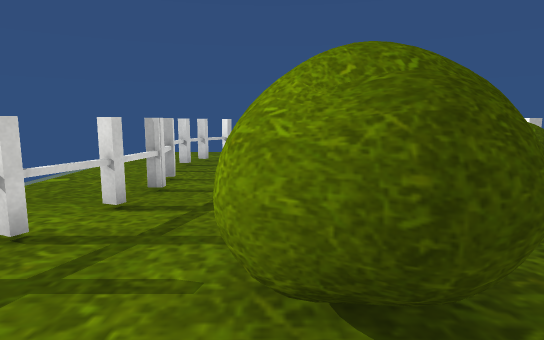
View 1 (above)

16 first-person views from a walk through a scene from a Unity 3-D project. The camera is 1.5 m above the floor, tilts 8° down and sees 75° across. The floor is counted in squares, 1 m on a side. Each view is taken from the middle of a square. On the plan, view 1 faces up. The plan holds only what a view shows up to about 16 squares ahead; the rest is blank. The place goes on beyond the plan. Some surface patterns are stand-ins.

View 2
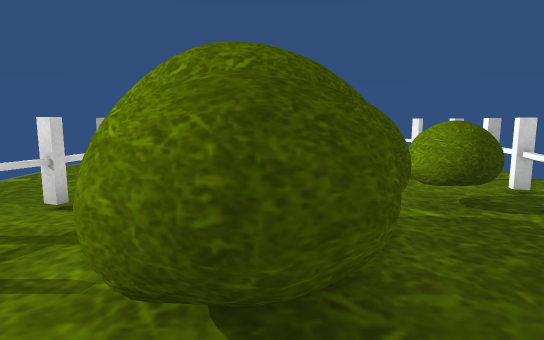

View 3
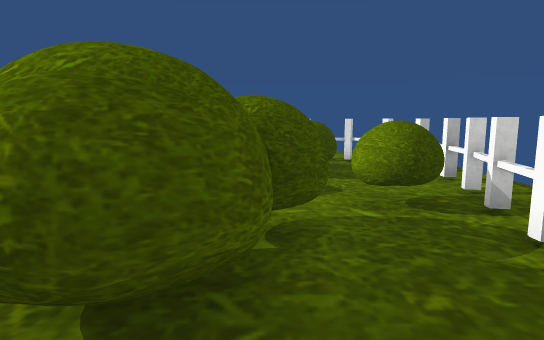

View 4
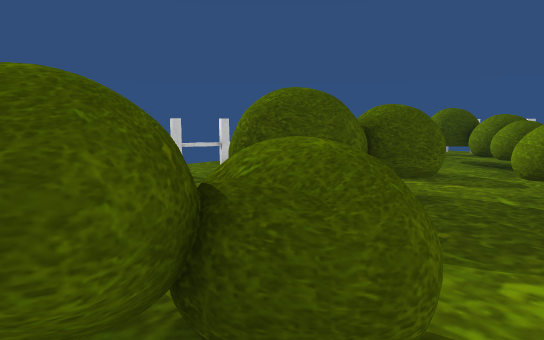

View 5
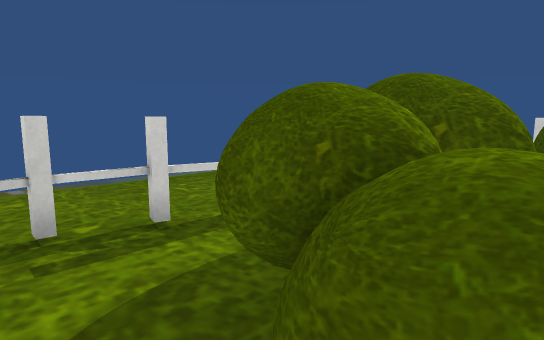

View 6
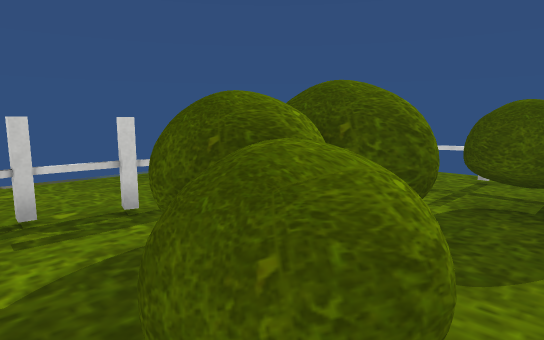

View 7
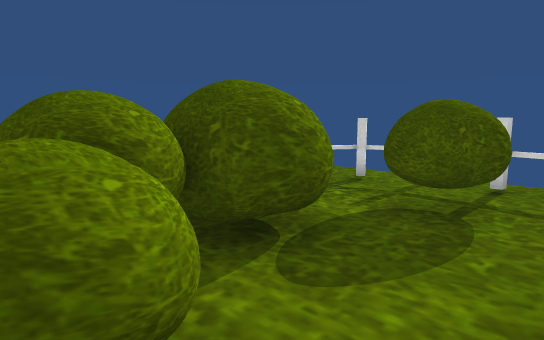

View 8
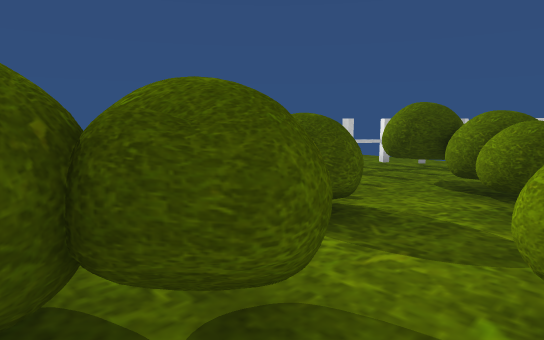

View 9
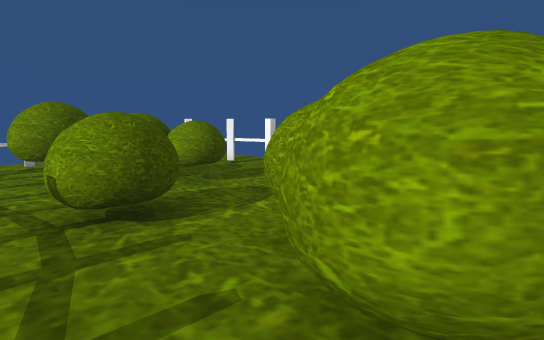

View 10
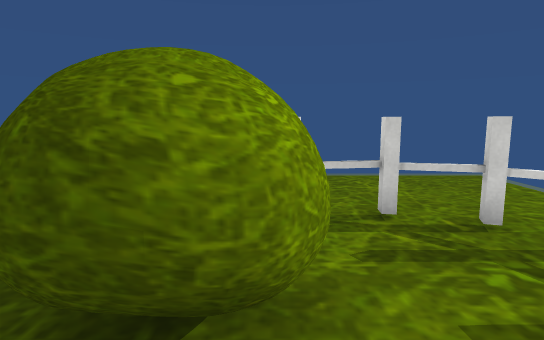

View 11
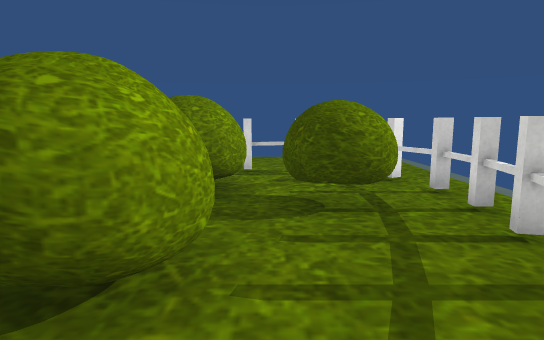

View 12
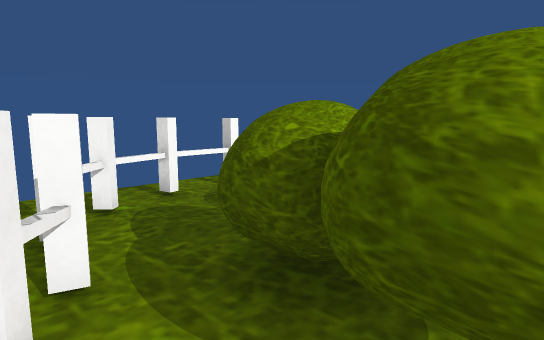

View 13
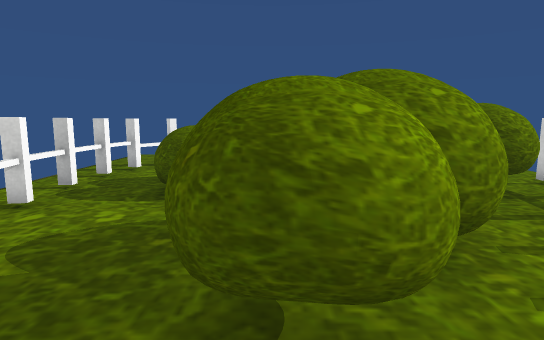

View 14
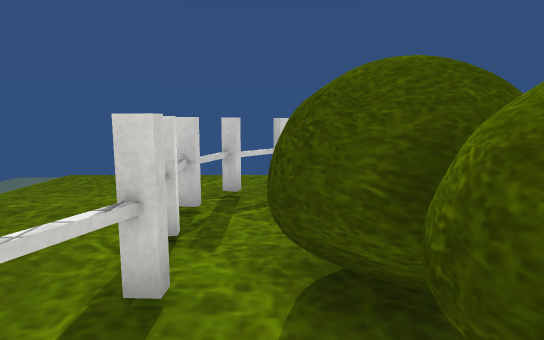

View 15
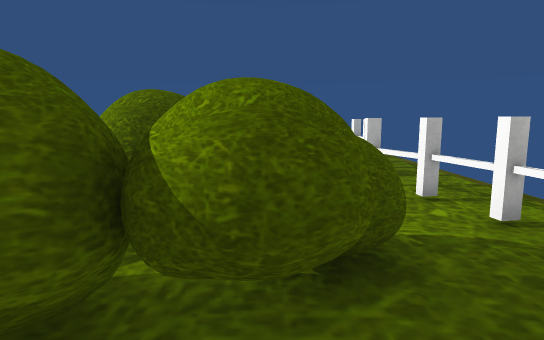

View 16
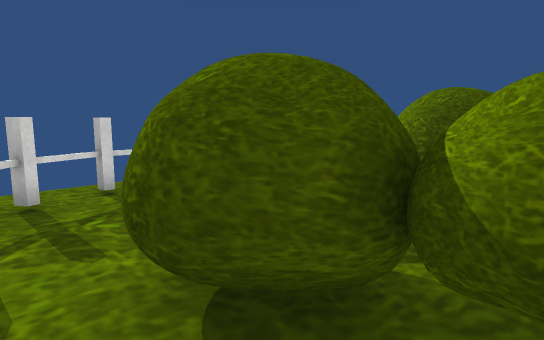

### Floor plan
Key: @ floor where view 1 was taken; # wall or solid block; x gap in a wall; . floor; = window, fence, low wall or low ledge; ^ raised ledge.
Columns run from 5 left of view 1 to 7 right of it. Each row starts with its distance up from view 1.
 15   ..x..
 14   .#...##
 13   x.....x=x..
 12 ..x..####..x.
 11 ..=..####..#.
 10 .. ....=^=...
  9 ..x.....^....
  8 ..#.=##....=.
  7 ..#..##..^.x.
  6  .x......^x#.
  5 ..=...##...=.
  4 .x...###...=.
  3  #...###...#.
  2  #...##....#.
  1 ............x
  0 ..##.@..^=...
 -1 ...#.####=...
 -2 ==...####....
 -3 .x...##......
 -4 ..##.##....#.
 -5 ...x....xxx=.

Where each view was taken, in squares from view 1:
view 1: 0 up, 0 right, facing up
view 2: 0 up, 1 right, facing up
view 3: 0 up, 2 right, facing up
view 4: 2 down, 5 right, facing up-left
view 5: 0 up, 5 right, facing down-left
view 6: 1 up, 5 right, facing down-left
view 7: 2 up, 4 right, facing down-left
view 8: 3 up, 4 right, facing up-left
view 9: 2 up, 2 left, facing up-right
view 10: 1 up, 0 right, facing down
view 11: 6 up, 1 left, facing down
view 12: 14 up, 0 right, facing down-right
view 13: 7 up, 2 right, facing down
view 14: 3 down, 4 right, facing left
view 15: 4 down, 3 right, facing up
view 16: 4 down, 3 right, facing up-left
